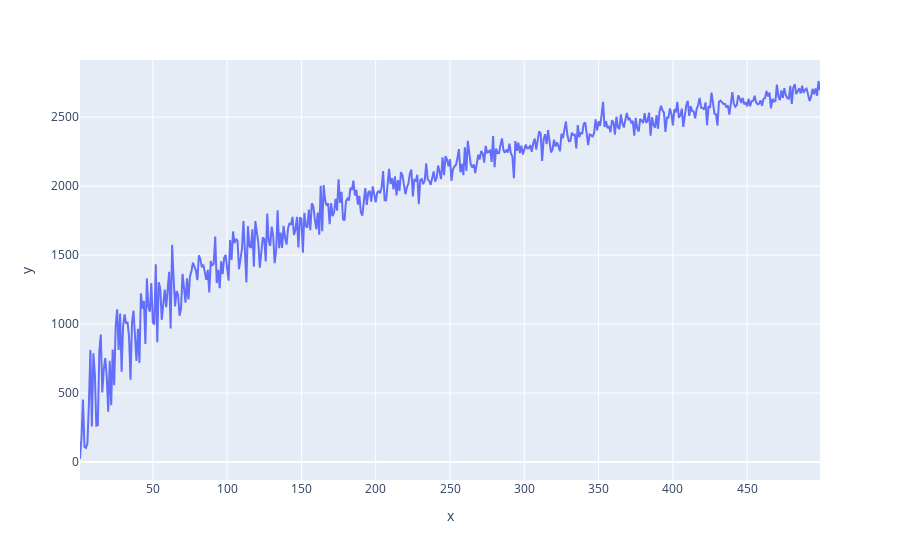

Source (notebook cell):
### Code cell
import plotly.express as plt
print(max(result))

plt.line(x = list(range(1, epochs)), y = result)

### Figure 1 — Plotly figure (JSON) as saved in the notebook; plotly's stock layout.template omitted (floating-point values rounded to 4 significant figures; data arrays with more than 128 entries replaced by an {"elided": "..."} marker saying what was removed)
{"data": [{"hovertemplate": "x=%{x}<br>y=%{y}<extra></extra>", "legendgroup": "", "line": {"color": "#636efa", "dash": "solid"}, "marker": {"symbol": "circle"}, "mode": "lines", "name": "", "orientation": "v", "showlegend": false, "type": "scatter", "x": {"elided": "499 int values"}, "xaxis": "x", "y": {"elided": "499 float values"}, "yaxis": "y"}], "layout": {"legend": {"tracegroupgap": 0}, "margin": {"t": 60}, "xaxis": {"anchor": "y", "domain": [0, 1], "title": {"text": "x"}}, "yaxis": {"anchor": "x", "domain": [0, 1], "title": {"text": "y"}}}}
